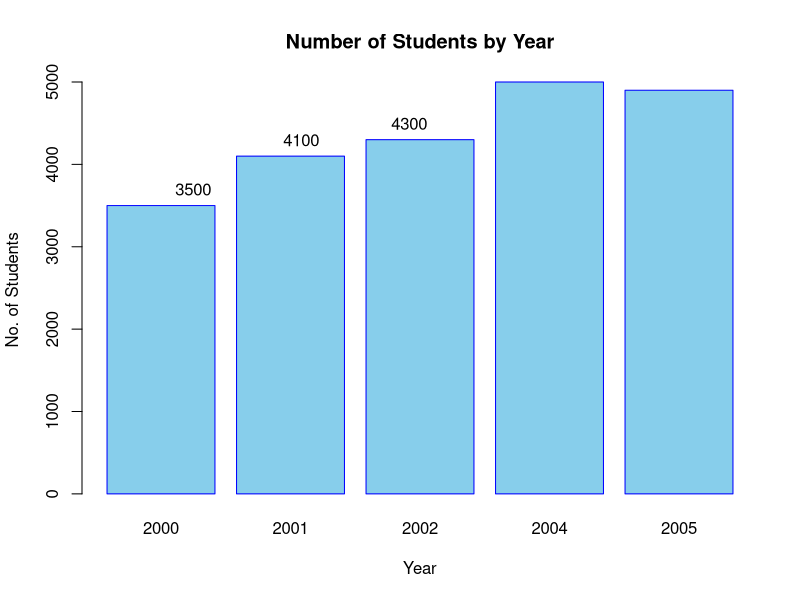
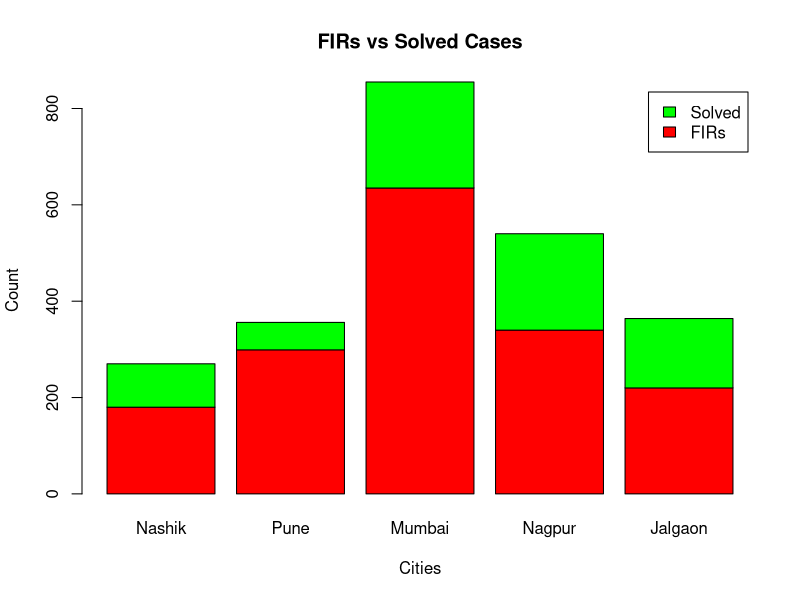
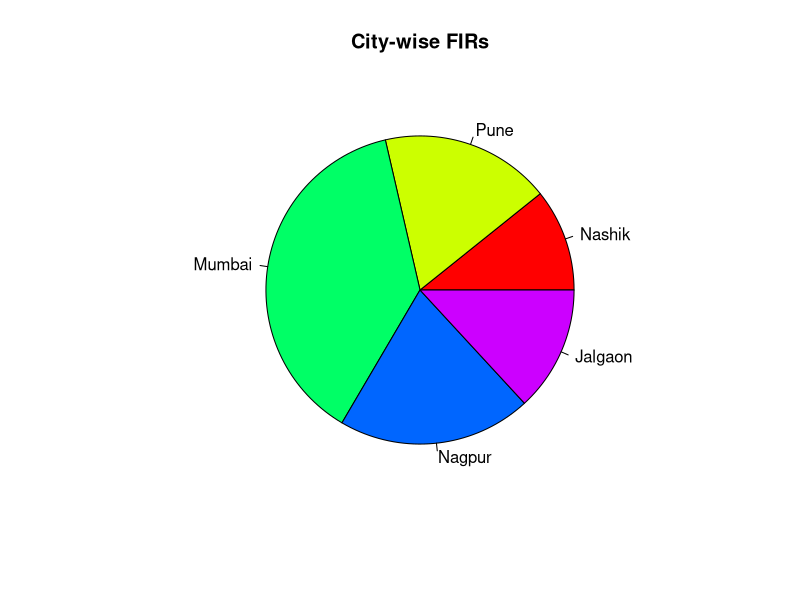

Reproduce these figures in R, in order.
##SLIP - 18
##Q.1 
# Data 

year <- c(2000, 2001, 2002, 2004, 2005) 
students <- c(3500, 4100, 4300, 5000, 4900) 
 
# Bar plot 
barplot(students, 
        names.arg = year, 
        main = "Number of Students by Year", 
        xlab = "Year", 
        ylab = "No. of Students", 
        col = "skyblue", 
        border = "blue") 
 
# Add values on bars 
text(x = seq_along(students), y = students, 
     label = students, pos = 3) 
 
 

##Q.2
# Data 
city <- c("Nashik","Pune","Mumbai","Nagpur","Jalgaon") 
firs <- c(180,299,635,340,220) 
solved <- c(90,57,220,200,144) 
 
# Matrix for stacked bar 
data_mat <- rbind(firs, solved) 
colnames(data_mat) <- city 
 
# 1) Stacked Bar Plot 
barplot(data_mat, 
        main = "FIRs vs Solved Cases", 
        xlab = "Cities", 
        ylab = "Count", 
        col = c("red","green"), 
        legend = c("FIRs","Solved"), 
        beside = FALSE) 
 
# 2) Pie Chart (FIRs) 
pie(firs, 
    labels = city, 
    main = "City-wise FIRs", 
    col = rainbow(length(city))) 
 
# 3) City with highest FIRs 
max_fir_city <- city[which.max(firs)] 
cat("Highest FIRs city:", max_fir_city, "\n") 
 
# 4) City with highest Solved Cases 
max_solved_city <- city[which.max(solved)] 
cat("Highest Solved Cases city:", max_solved_city, "\n")
 
